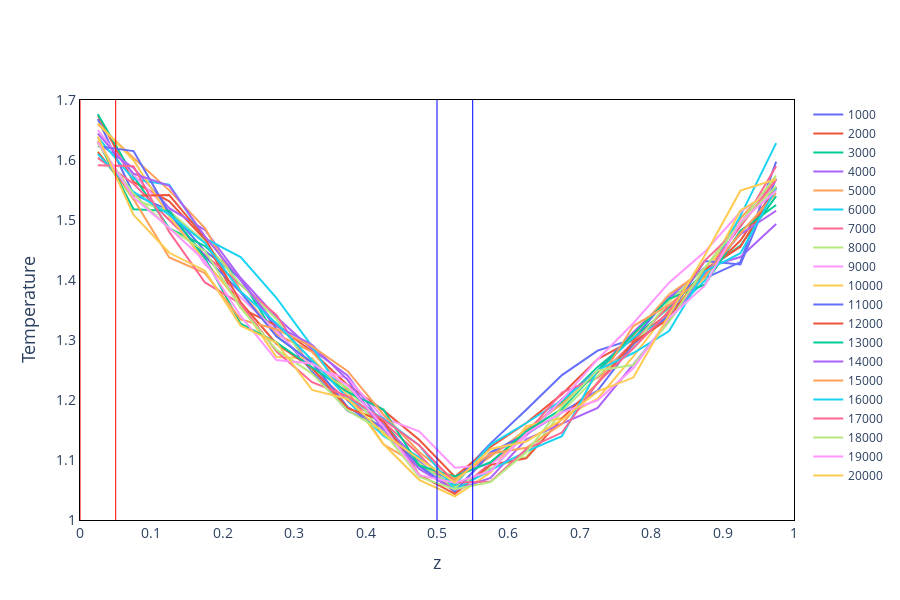

Notebook cell for this chart:
### Code cell
import plotly.graph_objects as go

fig = go.Figure()
for i in range(len(coord1_list)):
    fig.add_trace(go.Scatter(x=coord1_list[i][0], y=v_temp_list[i][0], mode='lines', name=timestep[i]))

# Formatting
fig.update_xaxes(showgrid=False)
fig.update_yaxes(showgrid=False)
fig.update_layout(width=900, height=600)

fig.update_layout(plot_bgcolor='white')

fig.update_xaxes(showline=True, linewidth=1, linecolor='black', mirror=True)
fig.update_yaxes(showline=True, linewidth=1, linecolor='black', mirror=True)

fig.update_xaxes(title_text='z', title_font=dict(size=18))
fig.update_xaxes(tickfont=dict(size=14))
fig.update_yaxes(title_text='Temperature', title_font=dict(size=18))
fig.update_yaxes(tickfont=dict(size=14))

fig.update_xaxes(range=[0, 1], dtick=0.1)
fig.update_yaxes(range=[1, 1.7], dtick=0.1)

fig.add_shape(type='line', x0=0, y0=0, x1=0, y1=2, line=dict(color='red', width=1))
fig.add_shape(type='line', x0=0.05, y0=0, x1=0.05, y1=2, line=dict(color='red', width=1))
fig.add_shape(type='line', x0=0.5, y0=0, x1=0.5, y1=2, line=dict(color='blue', width=1))
fig.add_shape(type='line', x0=0.55, y0=0, x1=0.55, y1=2, line=dict(color='blue', width=1))
fig.show()
